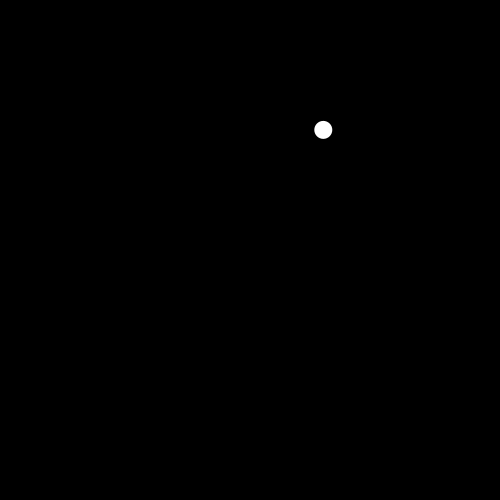
Frame 1 (no input)
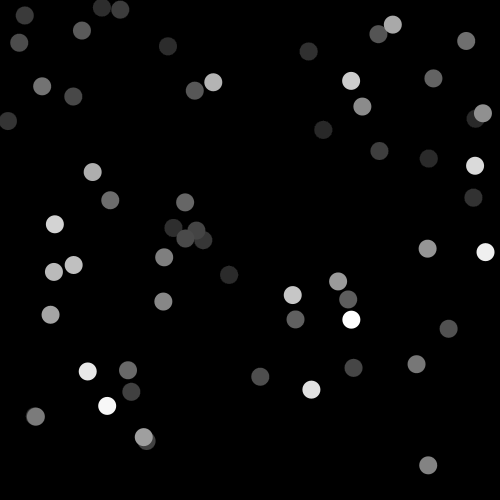
Frame 60 (the mouse pressed at the canvas centre just before this capture)
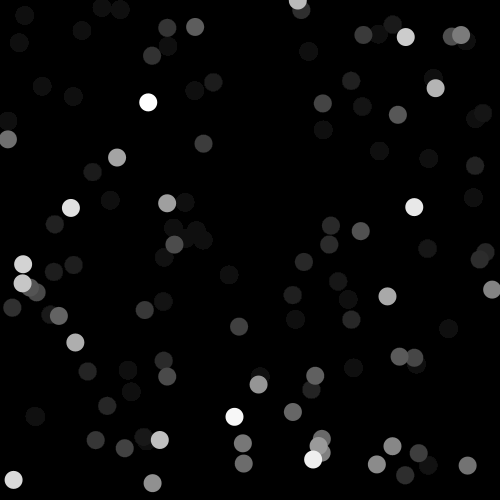
Frame 120 (the mouse held since frame 60 and released just before this capture)

The Processing sketch that drew these frames (run headless with seeded random() and noise(); from frame 60 on, the mouse is pressed at the canvas centre):

// Processing sketch: Stars_blinking_at_night_Fade_out_effect_
// ── Stars_blinking_at_night_Fade_out_effect_.pde
void setup() {
  size(500,500);
  background(0);
  noStroke();
}

void draw() {
  //background(0);
  fill(0, 8);
  rect(0, 0, width, height);
  
  fill(255);
  ellipse(random(0, width), random(height), 18, 18);
}
